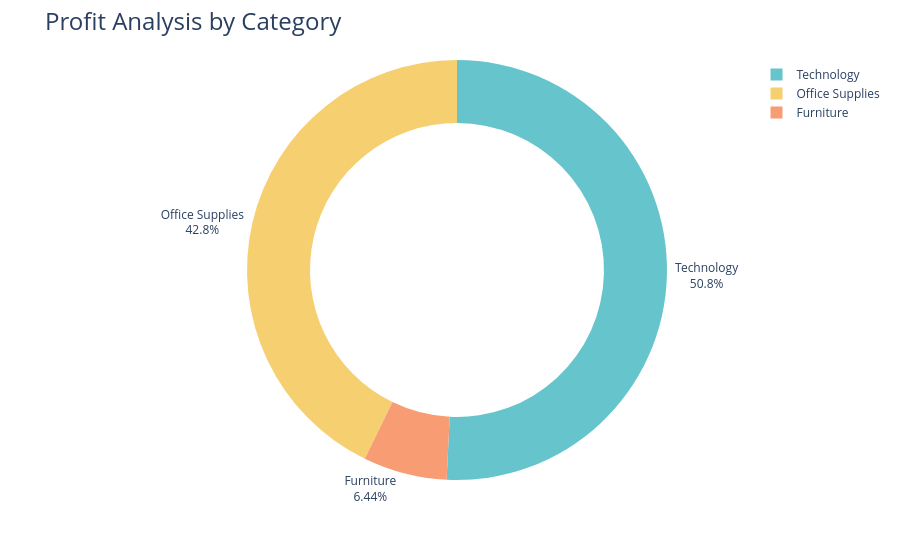

The code cell stored with this chart in its notebook:
### Code cell
fig2=px.pie(profit_by_category,
            values='Profit',
            names='Category',
            hole=0.7,
            color_discrete_sequence=px.colors.qualitative.Pastel)
fig2.update_traces(textposition='outside', textinfo='percent+label')
fig2.update_layout(title_text='Profit Analysis by Category', title_font= dict(size=24))
fig2.show()

### Figure 1 — Plotly figure (JSON) as saved in the notebook; plotly's stock layout.template omitted (floating-point values rounded to 4 significant figures)
{"data": [{"domain": {"x": [0, 1], "y": [0, 1]}, "hole": 0.7, "hovertemplate": "Category=%{label}<br>Profit=%{value}<extra></extra>", "labels": ["Furniture", "Office Supplies", "Technology"], "legendgroup": "", "name": "", "showlegend": true, "textinfo": "percent+label", "textposition": "outside", "type": "pie", "values": [18450.0, 122500.0, 145500.0]}], "layout": {"legend": {"tracegroupgap": 0}, "margin": {"t": 60}, "piecolorway": ["rgb(102, 197, 204)", "rgb(246, 207, 113)", "rgb(248, 156, 116)", "rgb(220, 176, 242)", "rgb(135, 197, 95)", "rgb(158, 185, 243)", "rgb(254, 136, 177)", "rgb(201, 219, 116)", "rgb(139, 224, 164)", "rgb(180, 151, 231)", "rgb(179, 179, 179)"], "title": {"font": {"size": 24}, "text": "Profit Analysis by Category"}}}
